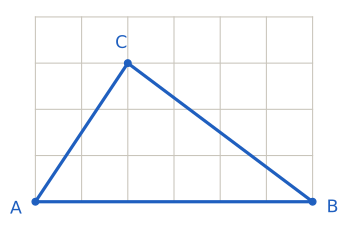

Write the Python code that produced this figure.
import sys; sys.path.insert(0, "tools")
from cizim import *

def P(x, y): return np.array([x, y], float)
def uz(A, B): return float(np.linalg.norm(A - B))
def olc(K, A, B):
    u, v = A - K, B - K
    return round(float(np.degrees(np.arccos(np.dot(u, v) / np.linalg.norm(u) / np.linalg.norm(v)))), 3)
def kenar(ax, A, B, metin, G, d=0.4, renk=YAZI, fs=13):
    """[AB] kenarının ortasına, G noktasından uzak tarafa etiket."""
    M = (A + B) / 2; t = (B - A) / uz(A, B); n = np.array([-t[1], t[0]])
    if np.dot(n, M - G) < 0: n = -n
    ax.text(*(M + d * n), metin, ha="center", va="center", color=renk, fontsize=fs)
def dik(ax, K, A, B, s=0.3):
    """K köşesinde dik açı işareti."""
    u = (A - K) / uz(A, K) * s; v = (B - K) / uz(B, K) * s
    ax.plot(*zip(K + u, K + u + v, K + v), color=SOLUK, lw=1.3)
def ad(ax, K, metin, G, d=0.4, renk=YAZI):
    """Köşe adını G'den uzak tarafa yazar."""
    n = (K - G) / uz(K, G); ax.plot(*K, "o", color=renk, markersize=5, zorder=5)
    ax.text(*(K + d * n), metin, ha="center", va="center", color=renk, fontsize=13)

# Alıştırma soru 10: kareli kâğıt, birim kare kenarı 1. A(0,0), B(6,0), C(2,3).
A, B, C = P(0, 0), P(6, 0), P(2, 3); G = (A + B + C) / 3
print("tanA", 3 / 2, "tanB", 3 / 4, "B açısı", olc(B, A, C), np.degrees(np.arctan(0.75)))
fig, ax = sekil(5, 3); ax.set_aspect("equal"); ax.axis("off")
for x in range(0, 7): ax.plot([x, x], [-0.0, 4], color=CIZGI, lw=0.8)
for y in range(0, 5): ax.plot([0, 6], [y, y], color=CIZGI, lw=0.8)
ax.plot(*zip(A, B, C, A), color=MAVI, lw=2.4)
ad(ax, A, "A", G, d=0.45, renk=MAVI); ad(ax, B, "B", G, d=0.45, renk=MAVI); ad(ax, C, "C", G, d=0.45, renk=MAVI)
ax.set_xlim(-0.6, 6.6); ax.set_ylim(-0.6, 4.2)
kaydet(fig, __file__)
